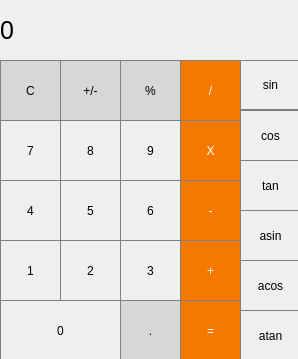
<?xml version="1.0" encoding="UTF-8"?>
<ui version="4.0">
 <class>MainWindow</class>
 <widget class="QMainWindow" name="MainWindow">
  <property name="geometry">
   <rect>
    <x>0</x>
    <y>0</y>
    <width>298</width>
    <height>359</height>
   </rect>
  </property>
  <property name="windowTitle">
   <string>MainWindow</string>
  </property>
  <widget class="QWidget" name="centralWidget">
   <widget class="QLabel" name="label">
    <property name="geometry">
     <rect>
      <x>0</x>
      <y>0</y>
      <width>301</width>
      <height>61</height>
     </rect>
    </property>
    <property name="font">
     <font>
      <pointsize>19</pointsize>
      <italic>false</italic>
     </font>
    </property>
    <property name="styleSheet">
     <string notr="true">QLabel {
  qproperty-alignment: 'AlignVCenter | AlignRight';
  border: 1px solid gray;
}

background-color : white;</string>
    </property>
    <property name="text">
     <string>0</string>
    </property>
   </widget>
   <widget class="QPushButton" name="pushButton_plusminus">
    <property name="geometry">
     <rect>
      <x>60</x>
      <y>60</y>
      <width>61</width>
      <height>61</height>
     </rect>
    </property>
    <property name="styleSheet">
     <string notr="true">QPushButton {
  background-color: rgb(215, 215, 215);
  border: 1px solid gray;
}
QPushButton:pressed {
    background-color: qlineargradient(x1: 0, y1: 0, x2: 0, y2: 1,
                                      stop: 0 #BEBEBE, stop: 1 #D7D7D7);
}</string>
    </property>
    <property name="text">
     <string>+/-</string>
    </property>
   </widget>
   <widget class="QPushButton" name="pushButton_clear">
    <property name="geometry">
     <rect>
      <x>0</x>
      <y>60</y>
      <width>61</width>
      <height>61</height>
     </rect>
    </property>
    <property name="styleSheet">
     <string notr="true">QPushButton {
  background-color: rgb(215, 215, 215);
  border: 1px solid gray;
}
QPushButton:pressed {
    background-color: qlineargradient(x1: 0, y1: 0, x2: 0, y2: 1,
                                      stop: 0 #BEBEBE, stop: 1 #D7D7D7);
}</string>
    </property>
    <property name="text">
     <string>C</string>
    </property>
   </widget>
   <widget class="QPushButton" name="pushButton_divide">
    <property name="geometry">
     <rect>
      <x>180</x>
      <y>60</y>
      <width>61</width>
      <height>61</height>
     </rect>
    </property>
    <property name="styleSheet">
     <string notr="true">QPushButton {
  background-color:rgb(245, 121, 0);
  color: white; 
  border: 1px solid gray;
}

QPushButton:pressed {
    background-color: qlineargradient(x1: 0, y1: 0, x2: 0, y2: 1,
                                      stop: 0 #FF7832, stop: 1 #FF9739);
}
</string>
    </property>
    <property name="text">
     <string>/</string>
    </property>
   </widget>
   <widget class="QPushButton" name="pushButton_percent">
    <property name="geometry">
     <rect>
      <x>120</x>
      <y>60</y>
      <width>61</width>
      <height>61</height>
     </rect>
    </property>
    <property name="styleSheet">
     <string notr="true">QPushButton {
  background-color: rgb(215, 215, 215);
  border: 1px solid gray;
}
QPushButton:pressed {
    background-color: qlineargradient(x1: 0, y1: 0, x2: 0, y2: 1,
                                      stop: 0 #BEBEBE, stop: 1 #D7D7D7);
}</string>
    </property>
    <property name="text">
     <string>%</string>
    </property>
   </widget>
   <widget class="QPushButton" name="pushButton_8">
    <property name="geometry">
     <rect>
      <x>60</x>
      <y>120</y>
      <width>61</width>
      <height>61</height>
     </rect>
    </property>
    <property name="styleSheet">
     <string notr="true">QPushButton {
   border: 1px solid gray;
}
QPushButton:pressed {
    background-color: qlineargradient(x1: 0, y1: 0, x2: 0, y2: 1,
                                      stop: 0 #dadbde, stop: 1 #f6f7fa);
}</string>
    </property>
    <property name="text">
     <string>8</string>
    </property>
   </widget>
   <widget class="QPushButton" name="pushButton_multiply">
    <property name="geometry">
     <rect>
      <x>180</x>
      <y>120</y>
      <width>61</width>
      <height>61</height>
     </rect>
    </property>
    <property name="styleSheet">
     <string notr="true">QPushButton {
  background-color:rgb(245, 121, 0);
  color: white; 
  border: 1px solid gray;
}

QPushButton:pressed {
    background-color: qlineargradient(x1: 0, y1: 0, x2: 0, y2: 1,
                                      stop: 0 #FF7832, stop: 1 #FF9739);
}

</string>
    </property>
    <property name="text">
     <string>X</string>
    </property>
   </widget>
   <widget class="QPushButton" name="pushButton_9">
    <property name="geometry">
     <rect>
      <x>120</x>
      <y>120</y>
      <width>61</width>
      <height>61</height>
     </rect>
    </property>
    <property name="styleSheet">
     <string notr="true">QPushButton {
   border: 1px solid gray;
}
QPushButton:pressed {
    background-color: qlineargradient(x1: 0, y1: 0, x2: 0, y2: 1,
                                      stop: 0 #dadbde, stop: 1 #f6f7fa);
}</string>
    </property>
    <property name="text">
     <string>9</string>
    </property>
   </widget>
   <widget class="QPushButton" name="pushButton_7">
    <property name="geometry">
     <rect>
      <x>0</x>
      <y>120</y>
      <width>61</width>
      <height>61</height>
     </rect>
    </property>
    <property name="styleSheet">
     <string notr="true">QPushButton {
   border: 1px solid gray;
}
QPushButton:pressed {
    background-color: qlineargradient(x1: 0, y1: 0, x2: 0, y2: 1,
                                      stop: 0 #dadbde, stop: 1 #f6f7fa);
}</string>
    </property>
    <property name="text">
     <string>7</string>
    </property>
   </widget>
   <widget class="QPushButton" name="pushButton_5">
    <property name="geometry">
     <rect>
      <x>60</x>
      <y>180</y>
      <width>61</width>
      <height>61</height>
     </rect>
    </property>
    <property name="styleSheet">
     <string notr="true">QPushButton {
   border: 1px solid gray;
}
QPushButton:pressed {
    background-color: qlineargradient(x1: 0, y1: 0, x2: 0, y2: 1,
                                      stop: 0 #dadbde, stop: 1 #f6f7fa);
}</string>
    </property>
    <property name="text">
     <string>5</string>
    </property>
   </widget>
   <widget class="QPushButton" name="pushButton_4">
    <property name="geometry">
     <rect>
      <x>0</x>
      <y>180</y>
      <width>61</width>
      <height>61</height>
     </rect>
    </property>
    <property name="styleSheet">
     <string notr="true">QPushButton {
   border: 1px solid gray;
}
QPushButton:pressed {
    background-color: qlineargradient(x1: 0, y1: 0, x2: 0, y2: 1,
                                      stop: 0 #dadbde, stop: 1 #f6f7fa);
}</string>
    </property>
    <property name="text">
     <string>4</string>
    </property>
   </widget>
   <widget class="QPushButton" name="pushButton_6">
    <property name="geometry">
     <rect>
      <x>120</x>
      <y>180</y>
      <width>61</width>
      <height>61</height>
     </rect>
    </property>
    <property name="styleSheet">
     <string notr="true">QPushButton {
   border: 1px solid gray;
}
QPushButton:pressed {
    background-color: qlineargradient(x1: 0, y1: 0, x2: 0, y2: 1,
                                      stop: 0 #dadbde, stop: 1 #f6f7fa);
}</string>
    </property>
    <property name="text">
     <string>6</string>
    </property>
   </widget>
   <widget class="QPushButton" name="pushButton_subtract">
    <property name="geometry">
     <rect>
      <x>180</x>
      <y>180</y>
      <width>61</width>
      <height>61</height>
     </rect>
    </property>
    <property name="styleSheet">
     <string notr="true">QPushButton {
  background-color:rgb(245, 121, 0);
  color: white; 
  border: 1px solid gray;
}

QPushButton:pressed {
    background-color: qlineargradient(x1: 0, y1: 0, x2: 0, y2: 1,
                                      stop: 0 #FF7832, stop: 1 #FF9739);
}
</string>
    </property>
    <property name="text">
     <string>-</string>
    </property>
   </widget>
   <widget class="QPushButton" name="pushButton_3">
    <property name="geometry">
     <rect>
      <x>120</x>
      <y>240</y>
      <width>61</width>
      <height>61</height>
     </rect>
    </property>
    <property name="styleSheet">
     <string notr="true">QPushButton {
   border: 1px solid gray;
}
QPushButton:pressed {
    background-color: qlineargradient(x1: 0, y1: 0, x2: 0, y2: 1,
                                      stop: 0 #dadbde, stop: 1 #f6f7fa);
}</string>
    </property>
    <property name="text">
     <string>3</string>
    </property>
   </widget>
   <widget class="QPushButton" name="pushButton_add">
    <property name="geometry">
     <rect>
      <x>180</x>
      <y>240</y>
      <width>61</width>
      <height>61</height>
     </rect>
    </property>
    <property name="styleSheet">
     <string notr="true">QPushButton {
  background-color:rgb(245, 121, 0);
  color: white; 
  border: 1px solid gray;
}

QPushButton:pressed {
    background-color: qlineargradient(x1: 0, y1: 0, x2: 0, y2: 1,
                                      stop: 0 #FF7832, stop: 1 #FF9739);
}
</string>
    </property>
    <property name="text">
     <string>+</string>
    </property>
   </widget>
   <widget class="QPushButton" name="pushButton_1">
    <property name="geometry">
     <rect>
      <x>0</x>
      <y>240</y>
      <width>61</width>
      <height>61</height>
     </rect>
    </property>
    <property name="styleSheet">
     <string notr="true">QPushButton {
   border: 1px solid gray;
}
QPushButton:pressed {
    background-color: qlineargradient(x1: 0, y1: 0, x2: 0, y2: 1,
                                      stop: 0 #dadbde, stop: 1 #f6f7fa);
}</string>
    </property>
    <property name="text">
     <string>1</string>
    </property>
   </widget>
   <widget class="QPushButton" name="pushButton_2">
    <property name="geometry">
     <rect>
      <x>60</x>
      <y>240</y>
      <width>61</width>
      <height>61</height>
     </rect>
    </property>
    <property name="styleSheet">
     <string notr="true">QPushButton {
   border: 1px solid gray;
}
QPushButton:pressed {
    background-color: qlineargradient(x1: 0, y1: 0, x2: 0, y2: 1,
                                      stop: 0 #dadbde, stop: 1 #f6f7fa);
}</string>
    </property>
    <property name="text">
     <string>2</string>
    </property>
   </widget>
   <widget class="QPushButton" name="pushButton_0">
    <property name="geometry">
     <rect>
      <x>0</x>
      <y>300</y>
      <width>121</width>
      <height>61</height>
     </rect>
    </property>
    <property name="styleSheet">
     <string notr="true">QPushButton {
   border: 1px solid gray;
}
QPushButton:pressed {
    background-color: qlineargradient(x1: 0, y1: 0, x2: 0, y2: 1,
                                      stop: 0 #dadbde, stop: 1 #f6f7fa);
}</string>
    </property>
    <property name="text">
     <string>0</string>
    </property>
   </widget>
   <widget class="QPushButton" name="pushButton_equal">
    <property name="geometry">
     <rect>
      <x>180</x>
      <y>300</y>
      <width>61</width>
      <height>61</height>
     </rect>
    </property>
    <property name="styleSheet">
     <string notr="true">QPushButton {
  background-color:rgb(245, 121, 0);
  color: white; 
  border: 1px solid gray;
}

QPushButton:pressed {
    background-color: qlineargradient(x1: 0, y1: 0, x2: 0, y2: 1,
                                      stop: 0 #FF7832, stop: 1 #FF9739);
}
</string>
    </property>
    <property name="text">
     <string>=</string>
    </property>
   </widget>
   <widget class="QPushButton" name="pushButton_decimal">
    <property name="geometry">
     <rect>
      <x>120</x>
      <y>300</y>
      <width>61</width>
      <height>61</height>
     </rect>
    </property>
    <property name="styleSheet">
     <string notr="true">QPushButton {
  background-color: rgb(215, 215, 215);
  border: 1px solid gray;
}
QPushButton:pressed {
    background-color: qlineargradient(x1: 0, y1: 0, x2: 0, y2: 1,
                                      stop: 0 #BEBEBE, stop: 1 #D7D7D7);
}</string>
    </property>
    <property name="text">
     <string>.</string>
    </property>
   </widget>
   <widget class="QPushButton" name="pushButton_sin">
    <property name="geometry">
     <rect>
      <x>240</x>
      <y>60</y>
      <width>61</width>
      <height>50</height>
     </rect>
    </property>
    <property name="styleSheet">
     <string notr="true">

QPushButton {
   border: 1px solid gray 
}
QPushButton:pressed {
    background-color: qlineargradient(spread:pad, x1:0, y1:0, x2:1, y2:0, stop:0 rgba(0, 0, 0, 255), stop:1 rgba(255, 255, 255, 255))
}</string>
    </property>
    <property name="text">
     <string>sin</string>
    </property>
   </widget>
   <widget class="QPushButton" name="pushButton_cos">
    <property name="geometry">
     <rect>
      <x>240</x>
      <y>110</y>
      <width>61</width>
      <height>51</height>
     </rect>
    </property>
    <property name="styleSheet">
     <string notr="true">

QPushButton {
   border: 1px solid gray 
}
QPushButton:pressed {
    background-color: qlineargradient(spread:pad, x1:0, y1:0, x2:1, y2:0, stop:0 rgba(0, 0, 0, 255), stop:1 rgba(255, 255, 255, 255))
}</string>
    </property>
    <property name="text">
     <string>cos</string>
    </property>
   </widget>
   <widget class="QPushButton" name="pushButton_tan">
    <property name="geometry">
     <rect>
      <x>240</x>
      <y>160</y>
      <width>61</width>
      <height>51</height>
     </rect>
    </property>
    <property name="styleSheet">
     <string notr="true">

QPushButton {
   border: 1px solid gray 
}
QPushButton:pressed {
    background-color: qlineargradient(spread:pad, x1:0, y1:0, x2:1, y2:0, stop:0 rgba(0, 0, 0, 255), stop:1 rgba(255, 255, 255, 255))
}</string>
    </property>
    <property name="text">
     <string>tan</string>
    </property>
   </widget>
   <widget class="QPushButton" name="pushButton_isin">
    <property name="geometry">
     <rect>
      <x>240</x>
      <y>210</y>
      <width>61</width>
      <height>51</height>
     </rect>
    </property>
    <property name="styleSheet">
     <string notr="true">

QPushButton {
   border: 1px solid gray 
}
QPushButton:pressed {
    background-color: qlineargradient(spread:pad, x1:0, y1:0, x2:1, y2:0, stop:0 rgba(0, 0, 0, 255), stop:1 rgba(255, 255, 255, 255))
}</string>
    </property>
    <property name="text">
     <string>asin</string>
    </property>
   </widget>
   <widget class="QPushButton" name="pushButton_icos">
    <property name="geometry">
     <rect>
      <x>240</x>
      <y>260</y>
      <width>61</width>
      <height>51</height>
     </rect>
    </property>
    <property name="styleSheet">
     <string notr="true">

QPushButton {
   border: 1px solid gray 
}
QPushButton:pressed {
    background-color: qlineargradient(spread:pad, x1:0, y1:0, x2:1, y2:0, stop:0 rgba(0, 0, 0, 255), stop:1 rgba(255, 255, 255, 255))
}</string>
    </property>
    <property name="text">
     <string>acos</string>
    </property>
   </widget>
   <widget class="QPushButton" name="pushButton_itan">
    <property name="geometry">
     <rect>
      <x>240</x>
      <y>310</y>
      <width>61</width>
      <height>51</height>
     </rect>
    </property>
    <property name="styleSheet">
     <string notr="true">

QPushButton {
   border: 1px solid gray 
}
QPushButton:pressed {
    background-color: qlineargradient(spread:pad, x1:0, y1:0, x2:1, y2:0, stop:0 rgba(0, 0, 0, 255), stop:1 rgba(255, 255, 255, 255))
}</string>
    </property>
    <property name="text">
     <string>atan</string>
    </property>
   </widget>
  </widget>
 </widget>
 <layoutdefault spacing="6" margin="11"/>
 <resources/>
 <connections/>
</ui>
